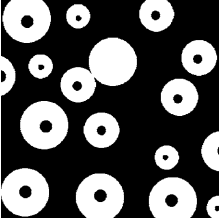
#> input picture 20120201_GK_ADIP/Sources_&_Data/Data/binary_image/input1.png, 221 x 220 px, found by its file name; its folder holds only this picture in this run
$ python region_filling.py
#> lines starting #> are read from the running program, lines starting #| are printed output that depends on the picture; after the words box and inside, x2 and y2 are one past the last pixel; in counts of white or black regions, pixels touching at a corner belong together
### 20120201_GK_ADIP/Sources_&_Data/binary_image/open_cv_lib/header_binary.py
import cv2  #sử dụng thư viện open-cv
import numpy as np
import matplotlib.pyplot as plt
import os
import os.path as p
from pathlib import Path

def Read_Img():
    #lấy địa chỉ thư mục để đọc vào ảnh
    curPath = p.dirname(Path(__file__).parent.absolute().parent)

    while True:
        path = input("Enter your file picture name (file from Data/binary_image): ") #nhap vao ten file ảnh
        file_dir = Path(curPath + '\\Data\\' + '\\binary_image\\' + path)

        # kiểm tra xem tập tin có tồn tại hay không
        if os.path.isfile(str(file_dir)):
            break
        else:
            print("Tập tin không tồn tại trong thư mục hiện tại")
#> this loop made 1 pass; the answer given on pass 1: ../../Data/binary_image/input1.png

    # Đọc ảnh đầu vào đen trắng nhị phân
    img = cv2.imread(str(file_dir), cv2.IMREAD_GRAYSCALE)
#> img is the input picture: shape (220, 221); min 0, max 255, mean 94.8

    # chuyển đổi ảnh sang dạng nhị phân với ngưỡng 127
    _, binary_img = cv2.threshold(img, 127, 255, cv2.THRESH_BINARY)
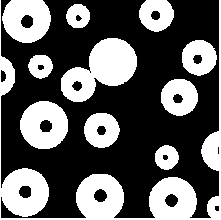
#> binary_img: shape (220, 221); 37.2% white; 11 white regions, largest, box (x1, y1, x2, y2) and area: (0, 0, 221, 220) 7069, (61, 38, 137, 102) 2712, (20, 101, 68, 149) 1703

    return binary_img, path

# defining the kernel i.e. Structuring element, tạo ra nhiều lớp mặt nạ kernel khác nhau
kernel = cv2.getStructuringElement(cv2.MORPH_ELLIPSE,(5,5))     #sử dụng để tạo ra một kernel hình elip (ellipse) với kích thước 5x5, và các số 1 tạo thành hình ellipse
kernel_one = cv2.getStructuringElement(cv2.MORPH_RECT, (3, 3))  #mặt nạ kernel hình chữ nhật 3x3
kernel_two = cv2.getStructuringElement(cv2.MORPH_RECT, (6, 3))  #mặt nạ kernel hình chữ nhật 6x3
kernel_thr = cv2.getStructuringElement(cv2.MORPH_CROSS,(5,5))   #mặt nạ kernel hình chữ thập 5x5
ker = np.array([[0, 1, 0],
            [1, 1, 1],
            [0, 1, 0]], dtype=np.uint8)   #mặt nạ kernel hình chữ thập 3x3
kerl = np.ones((5,5),np.uint8)      #mặt nạ kernel hình chữ nhật 5x5

# [25 lines left out: functions Choose_Kernel, Kernel, not called in this run]

### 20120201_GK_ADIP/Sources_&_Data/binary_image/open_cv_lib/region_filling.py
from header_binary import *

def main():
    binary_img, _ = Read_Img()
    #exe = Choose_Kernel()

    #thực hiện toán tử Region Filling
    # Threshold.
    # Set values equal to or above 220 to 0.
    # Set values below 220 to 255.
    th_, img_in = cv2.threshold(binary_img, 220, 255, cv2.THRESH_BINARY_INV)

    # Copy the thresholded image.
    im_floodfill = img_in.copy()

    # Mask used to flood filling.
    # Notice the size needs to be 2 pixels than the image.
    h, w = img_in.shape[:2]
#> h = 220; w = 221
    mask = np.zeros((h+2, w+2), np.uint8)

    # Floodfill from point (0, 0)
    cv2.floodFill(im_floodfill, mask, (0,0), 255);
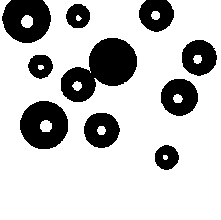
#> im_floodfill: shape (220, 221); 77.4% white; 10 black regions, largest, box (x1, y1, x2, y2) and area: (61, 38, 137, 102) 2712, (20, 101, 68, 149) 1703, (2, 0, 51, 43) 1593

    # Invert floodfilled image
    im_floodfill_inv = cv2.bitwise_not(im_floodfill)

    # Combine the two images to get the foreground.
    im_out = img_in | im_floodfill_inv
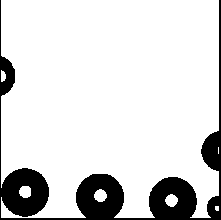
#> im_out: shape (220, 221); 85.5% white; 1 black region, box (x1, y1, x2, y2) and area: (0, 0, 221, 220) 7069

    # Hiển thị ảnh kết quả
    plt.subplot(2,2,1), plt.title("Thresholded Image"),plt.imshow(img_in, cmap = "gray"), plt.xticks([]), plt.yticks([])
    plt.subplot(2,2,2), plt.title("Floodfilled Image"),plt.imshow(im_floodfill, cmap = "gray"), plt.xticks([]), plt.yticks([])
    plt.subplot(2,2,3), plt.title("Inverted Floodfilled Image"),plt.imshow(im_floodfill_inv, cmap = "gray"), plt.xticks([]), plt.yticks([])
    plt.subplot(2,2,4), plt.title("Foreground"),plt.imshow(im_out, cmap = "gray"), plt.xticks([]), plt.yticks([])
    plt.show()
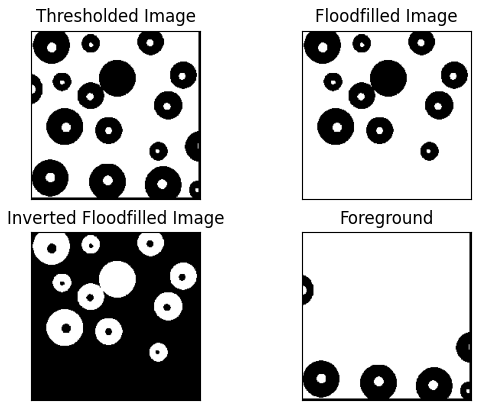
#> figure drawn by matplotlib, 4 panels

if __name__ == "__main__":
    main()
